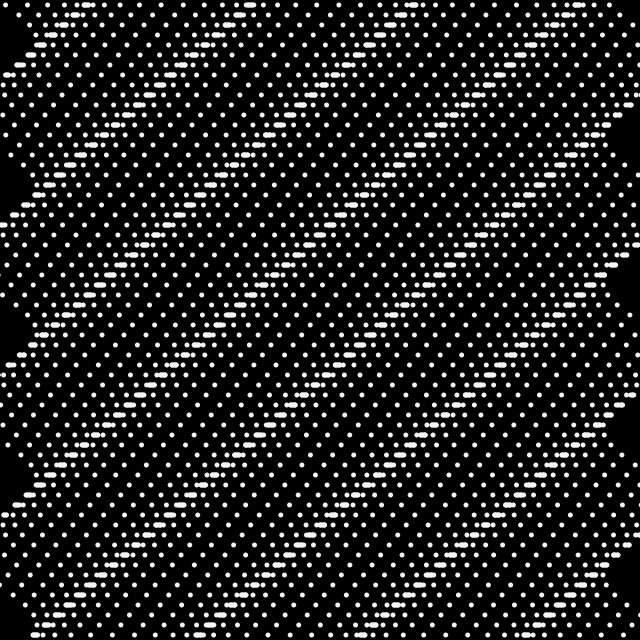
Frame 1 (no input)
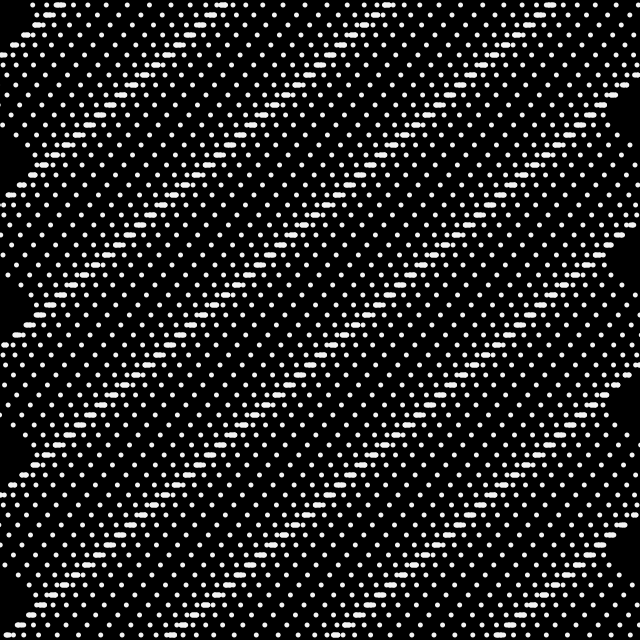
Frame 60 (the mouse pressed at the canvas centre just before this capture)
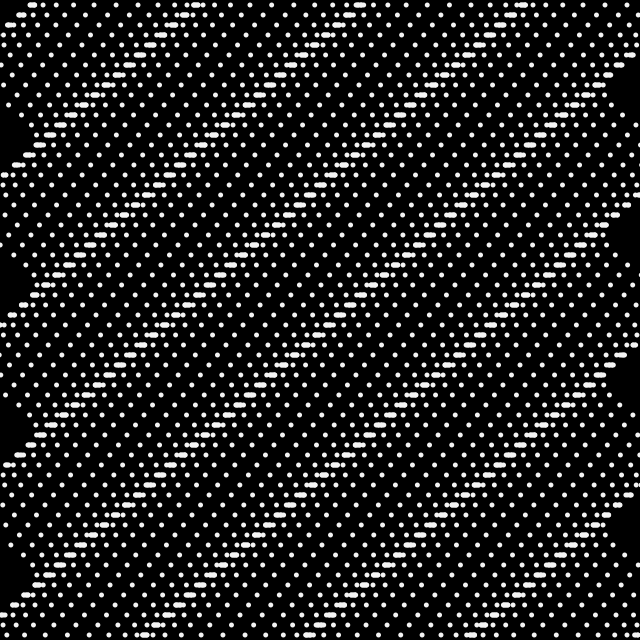
Frame 120 (the mouse held since frame 60 and released just before this capture)

The Processing sketch that drew these frames (run headless with seeded random() and noise(); from frame 60 on, the mouse is pressed at the canvas centre):

// Processing sketch: build
// ── build.pde
/*
 * dynamic waveforms with nested for-loops
 * variation #01
 * the waves are driven by the values x and y,
 * creating complex patterns of motion within the grids
 */

float s;

void setup() {
  size(640, 640);
  noStroke();
  fill(#f4f4f4);
  s = 5;
}

void draw () {
  background(0);
  // ---
  float tiles_x = 64;
  float tiles_y = 64;
  float tile_w = width / tiles_x;
  float tile_h = height / tiles_y;
  float offset = 8.8;
  float mult_x = 2.5;
  float mult_y = 2.8;
  float mag = tile_w * 3.2; // 128
  // println("mag -> ", mag);
  // ---
  translate(tile_w / 2, tile_h / 2);
  // ---
  for (int x = 0; x < tiles_x; x++) {
    for (int y = 0; y < tiles_y; y++) {
      float wave = sin(radians(frameCount + x * ( offset * mult_x ) + y * ( offset * mult_y ))) * mag;
      pushMatrix();
      translate(tile_w * x + wave, tile_h * y);
      // ellipse(0, 0, tile_w / 4, tile_h / 4);
      ellipse(0, 0, s, s);
      popMatrix();
    }
  }
}
